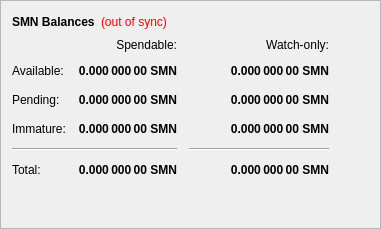
        <widget class="QFrame" name="frame">
         <property name="frameShape">
          <enum>QFrame::StyledPanel</enum>
         </property>
         <property name="frameShadow">
          <enum>QFrame::Raised</enum>
         </property>
         <layout class="QVBoxLayout" name="verticalLayout_4">
          <item>
           <layout class="QHBoxLayout" name="horizontalLayout_4">
            <item>
             <widget class="QLabel" name="label_5">
              <property name="font">
               <font>
                <weight>75</weight>
                <bold>true</bold>
               </font>
              </property>
              <property name="text">
               <string>SMN Balances</string>
              </property>
             </widget>
            </item>
            <item>
             <widget class="QLabel" name="labelWalletStatus">
              <property name="cursor">
               <cursorShape>WhatsThisCursor</cursorShape>
              </property>
              <property name="toolTip">
               <string>The displayed information may be out of date. Your wallet automatically synchronizes with the Somnio network after a connection is established, but this process has not completed yet.</string>
              </property>
              <property name="styleSheet">
               <string notr="true">QLabel { color: red; }</string>
              </property>
              <property name="text">
               <string notr="true">(out of sync)</string>
              </property>
              <property name="alignment">
               <set>Qt::AlignLeading|Qt::AlignLeft|Qt::AlignVCenter</set>
              </property>
             </widget>
            </item>
            <item>
             <spacer name="horizontalSpacer_3">
              <property name="orientation">
               <enum>Qt::Horizontal</enum>
              </property>
              <property name="sizeHint" stdset="0">
               <size>
                <width>40</width>
                <height>20</height>
               </size>
              </property>
             </spacer>
            </item>
           </layout>
          </item>
          <item>
           <layout class="QGridLayout" name="gridLayout">
            <property name="spacing">
             <number>12</number>
            </property>
            <item row="2" column="2">
             <widget class="QLabel" name="labelWatchPending">
              <property name="font">
               <font>
                <weight>75</weight>
                <bold>true</bold>
               </font>
              </property>
              <property name="cursor">
               <cursorShape>IBeamCursor</cursorShape>
              </property>
              <property name="toolTip">
               <string>Unconfirmed transactions to watch-only addresses</string>
              </property>
              <property name="text">
               <string notr="true">0.000 000 00 SMN</string>
              </property>
              <property name="alignment">
               <set>Qt::AlignRight|Qt::AlignTrailing|Qt::AlignVCenter</set>
              </property>
              <property name="textInteractionFlags">
               <set>Qt::LinksAccessibleByMouse|Qt::TextSelectableByKeyboard|Qt::TextSelectableByMouse</set>
              </property>
             </widget>
            </item>
            <item row="2" column="1">
             <widget class="QLabel" name="labelUnconfirmed">
              <property name="font">
               <font>
                <weight>75</weight>
                <bold>true</bold>
               </font>
              </property>
              <property name="cursor">
               <cursorShape>IBeamCursor</cursorShape>
              </property>
              <property name="toolTip">
               <string>Total of transactions that have yet to be confirmed, and do not yet count toward the spendable balance</string>
              </property>
              <property name="text">
               <string notr="true">0.000 000 00 SMN</string>
              </property>
              <property name="alignment">
               <set>Qt::AlignRight|Qt::AlignTrailing|Qt::AlignVCenter</set>
              </property>
              <property name="textInteractionFlags">
               <set>Qt::LinksAccessibleByMouse|Qt::TextSelectableByKeyboard|Qt::TextSelectableByMouse</set>
              </property>
             </widget>
            </item>
            <item row="3" column="2">
             <widget class="QLabel" name="labelWatchImmature">
              <property name="font">
               <font>
                <weight>75</weight>
                <bold>true</bold>
               </font>
              </property>
              <property name="cursor">
               <cursorShape>IBeamCursor</cursorShape>
              </property>
              <property name="toolTip">
               <string>Staked or masternode rewards in watch-only addresses that has not yet matured</string>
              </property>
              <property name="text">
               <string notr="true">0.000 000 00 SMN</string>
              </property>
              <property name="alignment">
               <set>Qt::AlignRight|Qt::AlignTrailing|Qt::AlignVCenter</set>
              </property>
              <property name="textInteractionFlags">
               <set>Qt::LinksAccessibleByMouse|Qt::TextSelectableByKeyboard|Qt::TextSelectableByMouse</set>
              </property>
             </widget>
            </item>
            <item row="4" column="0" colspan="2">
             <widget class="Line" name="lineSpendableBalance">
              <property name="orientation">
               <enum>Qt::Horizontal</enum>
              </property>
             </widget>
            </item>
            <item row="4" column="2">
             <widget class="Line" name="lineWatchBalance">
              <property name="sizePolicy">
               <sizepolicy hsizetype="Preferred" vsizetype="Fixed">
                <horstretch>0</horstretch>
                <verstretch>0</verstretch>
               </sizepolicy>
              </property>
              <property name="minimumSize">
               <size>
                <width>140</width>
                <height>0</height>
               </size>
              </property>
              <property name="orientation">
               <enum>Qt::Horizontal</enum>
              </property>
             </widget>
            </item>
            <item row="5" column="0">
             <widget class="QLabel" name="labelTotalText">
              <property name="text">
               <string>Total:</string>
              </property>
             </widget>
            </item>
            <item row="3" column="1">
             <widget class="QLabel" name="labelImmature">
              <property name="font">
               <font>
                <weight>75</weight>
                <bold>true</bold>
               </font>
              </property>
              <property name="cursor">
               <cursorShape>IBeamCursor</cursorShape>
              </property>
              <property name="toolTip">
               <string>Staked or masternode rewards that has not yet matured</string>
              </property>
              <property name="text">
               <string notr="true">0.000 000 00 SMN</string>
              </property>
              <property name="alignment">
               <set>Qt::AlignRight|Qt::AlignTrailing|Qt::AlignVCenter</set>
              </property>
              <property name="textInteractionFlags">
               <set>Qt::LinksAccessibleByMouse|Qt::TextSelectableByKeyboard|Qt::TextSelectableByMouse</set>
              </property>
             </widget>
            </item>
            <item row="2" column="3">
             <spacer name="horizontalSpacer_2">
              <property name="orientation">
               <enum>Qt::Horizontal</enum>
              </property>
              <property name="sizeHint" stdset="0">
               <size>
                <width>40</width>
                <height>20</height>
               </size>
              </property>
             </spacer>
            </item>
            <item row="3" column="0">
             <widget class="QLabel" name="labelImmatureText">
              <property name="text">
               <string>Immature:</string>
              </property>
             </widget>
            </item>
            <item row="5" column="1">
             <widget class="QLabel" name="labelTotal">
              <property name="font">
               <font>
                <weight>75</weight>
                <bold>true</bold>
               </font>
              </property>
              <property name="cursor">
               <cursorShape>IBeamCursor</cursorShape>
              </property>
              <property name="toolTip">
               <string>Your current total balance</string>
              </property>
              <property name="text">
               <string notr="true">0.000 000 00 SMN</string>
              </property>
              <property name="alignment">
               <set>Qt::AlignRight|Qt::AlignTrailing|Qt::AlignVCenter</set>
              </property>
              <property name="textInteractionFlags">
               <set>Qt::LinksAccessibleByMouse|Qt::TextSelectableByKeyboard|Qt::TextSelectableByMouse</set>
              </property>
             </widget>
            </item>
            <item row="5" column="2">
             <widget class="QLabel" name="labelWatchTotal">
              <property name="font">
               <font>
                <weight>75</weight>
                <bold>true</bold>
               </font>
              </property>
              <property name="cursor">
               <cursorShape>IBeamCursor</cursorShape>
              </property>
              <property name="toolTip">
               <string>Current total balance in watch-only addresses</string>
              </property>
              <property name="text">
               <string notr="true">0.000 000 00 SMN</string>
              </property>
              <property name="alignment">
               <set>Qt::AlignRight|Qt::AlignTrailing|Qt::AlignVCenter</set>
              </property>
              <property name="textInteractionFlags">
               <set>Qt::LinksAccessibleByMouse|Qt::TextSelectableByKeyboard|Qt::TextSelectableByMouse</set>
              </property>
             </widget>
            </item>
            <item row="0" column="2">
             <widget class="QLabel" name="labelWatchonly">
              <property name="text">
               <string>Watch-only:</string>
              </property>
              <property name="alignment">
               <set>Qt::AlignRight|Qt::AlignTrailing|Qt::AlignVCenter</set>
              </property>
             </widget>
            </item>
            <item row="1" column="0">
             <widget class="QLabel" name="labelBalanceText">
              <property name="text">
               <string>Available:</string>
              </property>
             </widget>
            </item>
            <item row="1" column="1">
             <widget class="QLabel" name="labelBalance">
              <property name="font">
               <font>
                <weight>75</weight>
                <bold>true</bold>
               </font>
              </property>
              <property name="cursor">
               <cursorShape>IBeamCursor</cursorShape>
              </property>
              <property name="toolTip">
               <string>Your current spendable balance</string>
              </property>
              <property name="text">
               <string notr="true">0.000 000 00 SMN</string>
              </property>
              <property name="alignment">
               <set>Qt::AlignRight|Qt::AlignTrailing|Qt::AlignVCenter</set>
              </property>
              <property name="textInteractionFlags">
               <set>Qt::LinksAccessibleByMouse|Qt::TextSelectableByKeyboard|Qt::TextSelectableByMouse</set>
              </property>
             </widget>
            </item>
            <item row="1" column="2">
             <widget class="QLabel" name="labelWatchAvailable">
              <property name="font">
               <font>
                <weight>75</weight>
                <bold>true</bold>
               </font>
              </property>
              <property name="cursor">
               <cursorShape>IBeamCursor</cursorShape>
              </property>
              <property name="toolTip">
               <string>Your current balance in watch-only addresses</string>
              </property>
              <property name="text">
               <string notr="true">0.000 000 00 SMN</string>
              </property>
              <property name="alignment">
               <set>Qt::AlignRight|Qt::AlignTrailing|Qt::AlignVCenter</set>
              </property>
              <property name="textInteractionFlags">
               <set>Qt::LinksAccessibleByMouse|Qt::TextSelectableByKeyboard|Qt::TextSelectableByMouse</set>
              </property>
             </widget>
            </item>
            <item row="2" column="0">
             <widget class="QLabel" name="labelPendingText">
              <property name="text">
               <string>Pending:</string>
              </property>
             </widget>
            </item>
            <item row="0" column="1">
             <widget class="QLabel" name="labelSpendable">
              <property name="text">
               <string>Spendable:</string>
              </property>
              <property name="alignment">
               <set>Qt::AlignRight|Qt::AlignTrailing|Qt::AlignVCenter</set>
              </property>
             </widget>
            </item>
           </layout>
          </item>
          <item>
           <spacer name="verticalSpacer_4">
            <property name="orientation">
             <enum>Qt::Vertical</enum>
            </property>
            <property name="sizeHint" stdset="0">
             <size>
              <width>20</width>
              <height>40</height>
             </size>
            </property>
           </spacer>
          </item>
         </layout>
        </widget>
